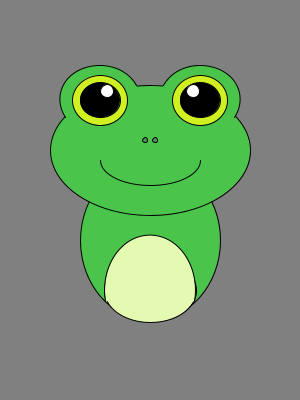
Frame 1 (no input)
Frame 60 (the mouse pressed at the canvas centre just before this capture): identical to frame 1, image omitted
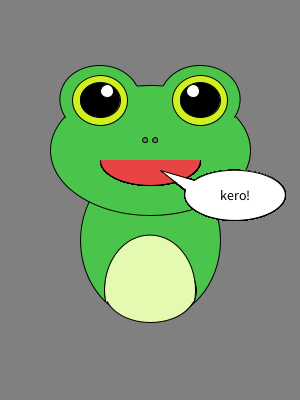
Frame 120 (the mouse held since frame 60 and released just before this capture)

The Processing sketch that drew these frames (run headless with seeded random() and noise(); from frame 60 on, the mouse is pressed at the canvas centre):

// Processing sketch: processing_25003
// ── processing_25003.pde

void setup() {
  size (300,400);
  background(128);
  smooth();

  fill(75,196,76);
  ellipse(150,240,140,160); //body

  fill(228,250,177);
  ellipse(150,290,92,65);
  arc(150,290,90,110,radians(168),radians(372));//belly

  fill(75,196,76);
  ellipse(150,150, 200,130); //head

  noStroke();
  ellipse(100,100,80,70); //behind left eye
  ellipse(200,100,80,70); //behind right eye

  stroke(1);
  arc(100,100, 80,70,radians(150),radians(335)); //left eye socket
  arc(200,100, 80,70,radians(205),radians(390)); //right eye socket

  fill(208,240,34);
  ellipse(100,100,55,50);//eye
  ellipse(200,100,55,50);

  fill(0);
  ellipse(100,100,40,35);//iris
  ellipse(200,100,40,35);

  fill(255);
  ellipse(107,91,13,13);//pupil
  ellipse(193,91,13,13);

  fill(87,142,88);
  ellipse(145,140,5,5);//nose
  ellipse(155,140,5,5);

  noFill();
  //fill(232,68,68);
  arc(150,160, 100,50, 0, PI); //mouth

  //line(123,245,125,260);
}

void draw() {

  if (mousePressed || keyPressed == true) {
    // noStroke();
    smooth();
    fill(232,68,68);
    arc(150,160, 100,50, 0, PI); //open mouth

    fill(255,255,255);
    noStroke();
    triangle(160,170, 200,183, 190, 192);
    ellipse(235,195, 100,50);
    stroke(1);
    line(160,170,185,190);
    line(160,170,195,180);
    arc(235,195, 100,50, radians(215),radians(550)); //speech bubble



    fill(0);
    textSize(14);
    text("kero!", 220, 200);
  }
}

void mouseReleased() {
  setup();
}

void keyReleased() {
  setup();
}
